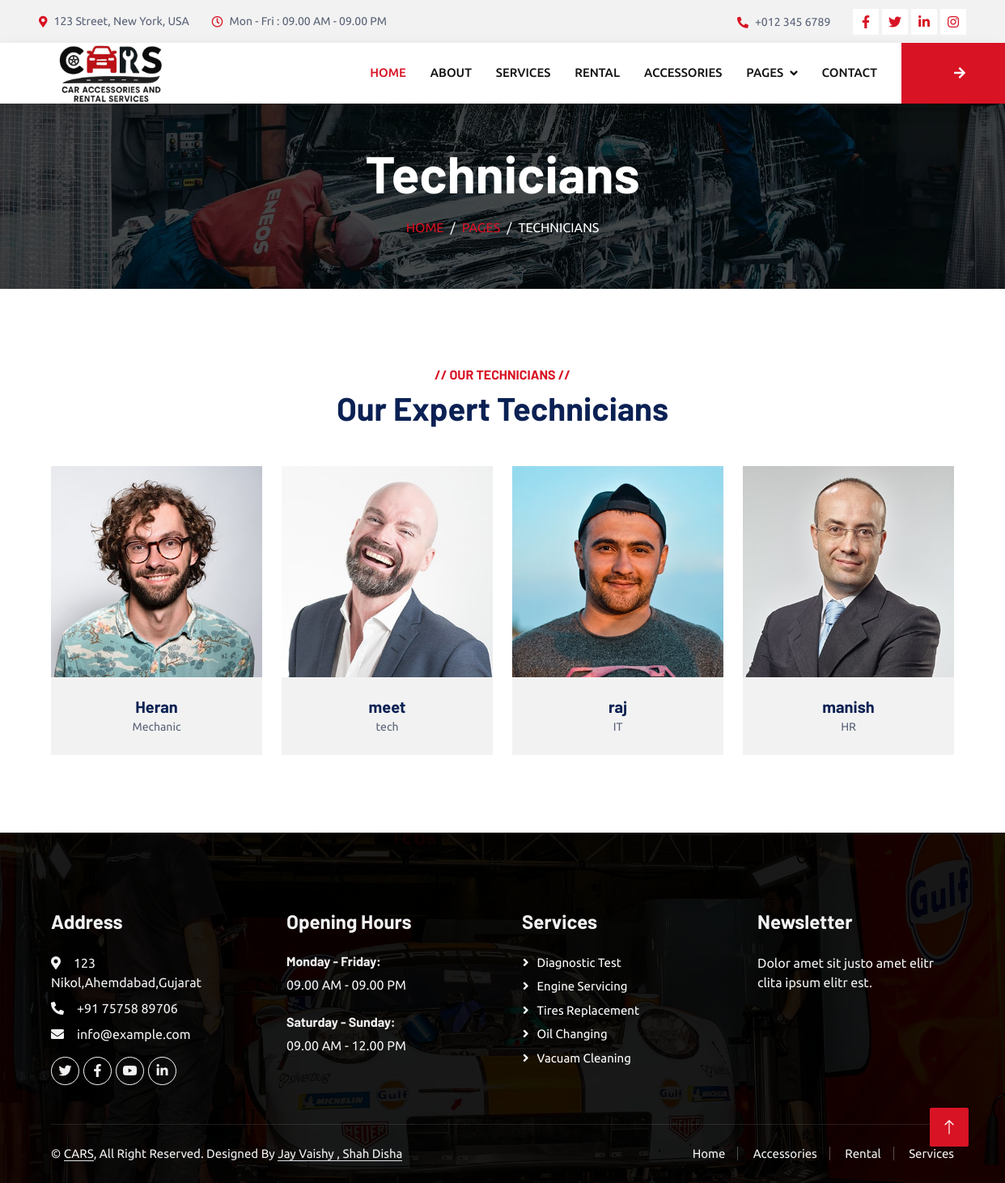
The app's page /team with its own data.
### myapp/models.py (models this page shows)
class Technicians(models.Model):
    image = models.ImageField(upload_to="image/")
    tname = models.CharField(max_length=20)
    Designation = models.CharField(max_length=30)
    facebook = models.CharField(max_length=40)
    twitter = models.CharField(max_length=40)
    instagram = models.CharField(max_length=40)

### myapp/views.py (the view)
# urls.py: path('team', views.team),
def team(request):
    data = Technicians.objects.all()
    return render(request,"team.html", {"data":data})

### myapp/templates/team.html (shortened to what this page needs)
<!DOCTYPE html>
{% load static %}
<html lang="en">
<head>
    <link href="https://cdnjs.cloudflare.com/ajax/libs/font-awesome/5.10.0/css/all.min.css" rel="stylesheet">
    <link href="https://cdn.jsdelivr.net/npm/bootstrap-icons@1.4.1/font/bootstrap-icons.css" rel="stylesheet">
    <link href="{% static 'lib/animate/animate.min.css'%}" rel="stylesheet">
    <link href="{% static 'lib/owlcarousel/assets/owl.carousel.min.css'%}" rel="stylesheet">
    <link href="{% static 'lib/tempusdominus/css/tempusdominus-bootstrap-4.min.css'%}" rel="stylesheet" />
    <link href="{% static 'css/bootstrap.min.css'%}" rel="stylesheet">
    <link href="{% static 'css/style.css'%}" rel="stylesheet">
</head>
<body>
    <div class="container-fluid bg-light p-0">
        <div class="row gx-0 d-none d-lg-flex">
            <div class="col-lg-7 px-5 text-start">
                <div class="h-100 d-inline-flex align-items-center py-3 me-4">
                    <small>123 Street, New York, USA</small>
                </div>
                <div class="h-100 d-inline-flex align-items-center py-3">
                    <small class="far fa-clock text-primary me-2"></small>
                    <small>Mon - Fri : 09.00 AM - 09.00 PM</small>
                </div>
            </div>
            <div class="col-lg-5 px-5 text-end">
                <div class="h-100 d-inline-flex align-items-center py-3 me-4">
                    <small class="fa fa-phone-alt text-primary me-2"></small>
                    <small>+012 345 6789</small>
                </div>
                <div class="h-100 d-inline-flex align-items-center">
                    <a class="btn btn-sm-square bg-white text-primary me-1" href=""><i class="fab fa-facebook-f"></i></a>
                    <a class="btn btn-sm-square bg-white text-primary me-1" href=""><i class="fab fa-twitter"></i></a>
                    <a class="btn btn-sm-square bg-white text-primary me-1" href=""><i class="fab fa-linkedin-in"></i></a>
                    <a class="btn btn-sm-square bg-white text-primary me-0" href=""><i class="fab fa-instagram"></i></a>
                </div>
            </div>
        </div>
    </div>
    <nav class="navbar navbar-expand-lg bg-white navbar-light shadow sticky-top p-0">
    <a href="index.html" class="navbar-brand d-flex align-items-center px-4 px-lg-5">
<img src="{% static 'img/Car_logo.png' %}" alt="Car Logo" style="height: 175px;">
    </a>
    <div class="collapse navbar-collapse" id="navbarCollapse">
        <div class="navbar-nav ms-auto p-4 p-lg-0">
            <a href="/#" class="nav-item nav-link active">Home</a>
            <a href="/about" class="nav-item nav-link">About</a>
            <a href="/Service" class="nav-item nav-link">Services</a>
            <a href="/rental" class="nav-item nav-link">Rental</a>
            <a href="/error" class="nav-item nav-link">Accessories</a>
            <div class="nav-item dropdown">
                <a href="#" class="nav-link dropdown-toggle" data-bs-toggle="dropdown">Pages</a>
            </div>
            <a href="/contact" class="nav-item nav-link">Contact</a>
        </div>
        <div class="nav-item dropdown">
                <div class="count-indicator">
        <a href="" class="btn btn-primary py-4 px-lg-5 d-none d-lg-block">{{ request.session.Email }}<i class="fa fa-arrow-right ms-3"></i></a>
                </div>
       </div>
       </div>
</nav>
    <div class="container-fluid page-header mb-5 p-0" style="background-image: url(img/carousel-bg-2.jpg);">
        <div class="container-fluid page-header-inner py-5">
            <div class="container text-center">
                <h1 class="display-3 text-white mb-3 animated slideInDown">Technicians</h1>
                <nav aria-label="breadcrumb">
                    <ol class="breadcrumb justify-content-center text-uppercase">
                        <li class="breadcrumb-item"><a href="#">Home</a></li>
                        <li class="breadcrumb-item"><a href="#">Pages</a></li>
                        <li class="breadcrumb-item text-white active" aria-current="page">Technicians</li>
                    </ol>
                </nav>
            </div>
        </div>
    </div>
    <div class="container-xxl py-5">
        <div class="container">
            <div class="text-center wow fadeInUp" data-wow-delay="0.1s">
                <h6 class="text-primary text-uppercase">// Our Technicians //</h6>
                <h1 class="mb-5">Our Expert Technicians</h1>
            </div>
            <div class="row g-4">
                {% for i in data %}
                <div class="col-lg-3 col-md-6 wow fadeInUp" data-wow-delay="0.1s">
                    <div class="team-item">
                        <div class="position-relative overflow-hidden">
                            <img class="img-fluid" src="{{i.image.url}}" alt="">
                        </div>
                        <div class="bg-light text-center p-4">
                            <h5 class="fw-bold mb-0">{{i.tname}}</h5>
                            <small>{{i.Designation}}</small>
                        </div>
                    </div>
                </div>
                {% endfor %}
            </div>
        </div>
    </div>
    <div class="container-fluid bg-dark text-light footer pt-5 mt-5 wow fadeIn" data-wow-delay="0.1s">
    <div class="container py-5">
        <div class="row g-5">
            <div class="col-lg-3 col-md-6">
                <h4 class="text-light mb-4">Address</h4>
                <p class="mb-2"><i class="fa fa-map-marker-alt me-3"></i>123 Nikol,Ahemdabad,Gujarat</p>
                <p class="mb-2"><i class="fa fa-phone-alt me-3"></i>+91 75758 89706</p>
                <p class="mb-2"><i class="fa fa-envelope me-3"></i>info@example.com</p>
                <div class="d-flex pt-2">
                    <a class="btn btn-outline-light btn-social" href=""><i class="fab fa-twitter"></i></a>
                    <a class="btn btn-outline-light btn-social" href=""><i class="fab fa-facebook-f"></i></a>
                    <a class="btn btn-outline-light btn-social" href=""><i class="fab fa-youtube"></i></a>
                    <a class="btn btn-outline-light btn-social" href=""><i class="fab fa-linkedin-in"></i></a>
                </div>
            </div>
            <div class="col-lg-3 col-md-6">
                <h4 class="text-light mb-4">Opening Hours</h4>
                <h6 class="text-light">Monday - Friday:</h6>
                <p class="mb-4">09.00 AM - 09.00 PM</p>
                <h6 class="text-light">Saturday - Sunday:</h6>
                <p class="mb-0">09.00 AM - 12.00 PM</p>
            </div>
            <div class="col-lg-3 col-md-6">
                <h4 class="text-light mb-4">Services</h4>
                <a class="btn btn-link" href="">Diagnostic Test</a>
                <a class="btn btn-link" href="">Engine Servicing</a>
                <a class="btn btn-link" href="">Tires Replacement</a>
                <a class="btn btn-link" href="">Oil Changing</a>
                <a class="btn btn-link" href="">Vacuam Cleaning</a>
            </div>
            <div class="col-lg-3 col-md-6">
                <h4 class="text-light mb-4">Newsletter</h4>
                <p>Dolor amet sit justo amet elitr clita ipsum elitr est.</p>
            </div>
        </div>
    </div>
    <div class="container">
        <div class="copyright">
            <div class="row">
                <div class="col-md-6 text-center text-md-start mb-3 mb-md-0">
                    &copy; <a class="border-bottom" href="#">CARS</a>, All Right Reserved.
                    Designed By <a class="border-bottom" href="https://htmlcodex.com">Jay Vaishy , Shah Disha</a>
                </div>
                <div class="col-md-6 text-center text-md-end">
                    <div class="footer-menu">
                        <a href="/#">Home</a>
                        <a href="/error">Accessories</a>
                        <a href="/rental">Rental</a>
                        <a href="/Service">Services</a>
                    </div>
                </div>
            </div>
        </div>
    </div>
</div>
    <a href="#" class="btn btn-lg btn-primary btn-lg-square back-to-top"><i class="bi bi-arrow-up"></i></a>
</body>
</html>

### myapp/static/css/style.css (style rules this page uses)
:root { --primary: #D81324; --secondary: #0B2154; --light: #F2F2F2; --dark: #111111; }
.back-to-top { position: fixed; display: none; right: 45px; bottom: 45px; z-index: 99; }
.btn { font-weight: 500; text-transform: uppercase; transition: .5s; }
.btn.btn-primary, .btn.btn-secondary { color: #FFFFFF; }
.btn-sm-square { width: 32px; height: 32px; }
.btn-lg-square { width: 48px; height: 48px; }
.btn-square, .btn-sm-square, .btn-lg-square { padding: 0; display: flex; align-items: center; justify-content: center; font-weight: normal; border-radius: 2px; }
.navbar .dropdown-toggle::after { border: none; content: "\f107"; font-family: "Font Awesome 5 Free"; font-weight: 900; vertical-align: middle; margin-left: 8px; }
.navbar-light .navbar-nav .nav-link { margin-right: 30px; padding: 25px 0; color: #FFFFFF; font-size: 15px; text-transform: uppercase; outline: none; }
.navbar-light .navbar-nav .nav-link:hover, .navbar-light .navbar-nav .nav-link.active { color: var(--primary); }
.navbar-light .navbar-brand, .navbar-light a.btn { height: 75px; }
.navbar-light .navbar-nav .nav-link { color: var(--dark); font-weight: 500; }
.navbar-light.sticky-top { top: -100px; transition: .5s; }
.page-header { background-position: center center; background-repeat: no-repeat; background-size: cover; }
.page-header-inner { background: rgba(0, 0, 0, .7); }
.breadcrumb-item + .breadcrumb-item::before { color: var(--light); }
.footer { background: linear-gradient(rgba(0, 0, 0, .9), rgba(0, 0, 0, .9)), url(../img/carousel-bg-1.jpg) center center no-repeat; background-size: cover; }
.footer .btn.btn-social { margin-right: 5px; width: 35px; height: 35px; display: flex; align-items: center; justify-content: center; color: var(--light); border: 1px solid #FFFFFF; border-radius: 35px; transition: .3s; }
.footer .btn.btn-link { display: block; margin-bottom: 5px; padding: 0; text-align: left; color: #FFFFFF; font-size: 15px; font-weight: normal; text-transform: capitalize; transition: .3s; }
.footer .btn.btn-link::before { position: relative; content: "\f105"; font-family: "Font Awesome 5 Free"; font-weight: 900; margin-right: 10px; }
.footer .copyright { padding: 25px 0; font-size: 15px; border-top: 1px solid rgba(256, 256, 256, .1); }
.footer .copyright a { color: var(--light); }
.footer .footer-menu a { margin-right: 15px; padding-right: 15px; border-right: 1px solid rgba(255, 255, 255, .3); }
.footer .footer-menu a:last-child { margin-right: 0; padding-right: 0; border-right: none; }

### records on screen
Technicians: image (picture), tname "Heran", Designation "Mechanic"
Technicians: image (picture), tname "meet", Designation "tech"
Technicians: image (picture), tname "raj", Designation "IT"
Technicians: image (picture), tname "manish", Designation "HR"
